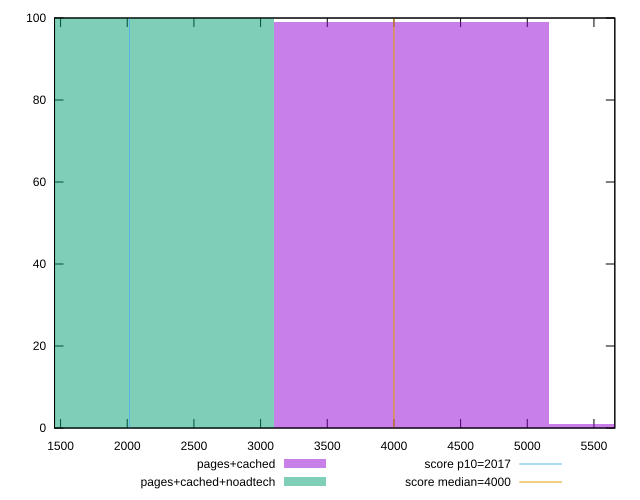

Recreate this plot in gnuplot.
reset

$pagesCached <<EOF
4129.51283638918 99
6194.26925458377 1
EOF

$pagesCachedNoadtech <<EOF
2064.75641819459 100
EOF

set key outside below
set boxwidth 2064.75641819459
set xrange [1454.6440000000011:5656.6159999999945]
set yrange [0:100]
set trange [0:100]
set style fill transparent solid 0.5 noborder

set parametric
set terminal svg size 640, 500 enhanced background rgb 'white'
set output "report_00012_2021-02-09T11:01:39.952Z/mainthread-work-breakdown/comparison/histogram/1_vs_2.svg"

plot $pagesCached title "pages+cached" with boxes, \
     $pagesCachedNoadtech title "pages+cached+noadtech" with boxes, \
     2017,t title "score p10=2017", \
     4000,t title "score median=4000"

reset
